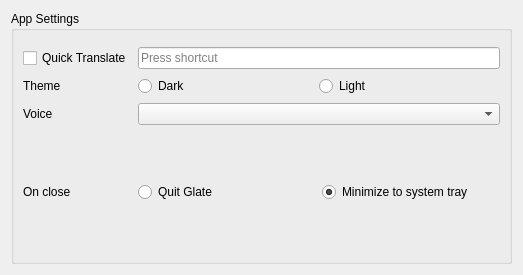
<?xml version="1.0" encoding="UTF-8"?>
<ui version="4.0">
 <class>Settings</class>
 <widget class="QWidget" name="Settings">
  <property name="geometry">
   <rect>
    <x>0</x>
    <y>0</y>
    <width>523</width>
    <height>275</height>
   </rect>
  </property>
  <property name="windowTitle">
   <string>Form</string>
  </property>
  <layout class="QVBoxLayout" name="verticalLayout">
   <item>
    <widget class="QGroupBox" name="groupBox">
     <property name="title">
      <string>App Settings</string>
     </property>
     <layout class="QVBoxLayout" name="verticalLayout_3">
      <item>
       <layout class="QGridLayout" name="gridLayout">
        <property name="topMargin">
         <number>7</number>
        </property>
        <property name="verticalSpacing">
         <number>7</number>
        </property>
        <item row="0" column="0">
         <widget class="QCheckBox" name="quickResultCheckBox">
          <property name="toolTip">
           <string>Open translator from anywhere on system</string>
          </property>
          <property name="text">
           <string>Quick Translate</string>
          </property>
         </widget>
        </item>
        <item row="1" column="0">
         <widget class="QLabel" name="label">
          <property name="text">
           <string>Theme</string>
          </property>
         </widget>
        </item>
        <item row="2" column="0">
         <widget class="QLabel" name="voiceLabel">
          <property name="text">
           <string>Voice</string>
          </property>
         </widget>
        </item>
        <item row="0" column="1">
         <widget class="QKeySequenceEdit" name="keySequenceEdit"/>
        </item>
        <item row="1" column="1">
         <layout class="QHBoxLayout" name="horizontalLayout">
          <item>
           <widget class="QRadioButton" name="dark">
            <property name="text">
             <string>Dark</string>
            </property>
           </widget>
          </item>
          <item>
           <widget class="QRadioButton" name="light">
            <property name="text">
             <string>Light</string>
            </property>
           </widget>
          </item>
         </layout>
        </item>
        <item row="2" column="1">
         <widget class="QComboBox" name="voiceGenderGlobal"/>
        </item>
        <item row="3" column="0">
         <widget class="QLabel" name="closeLabel">
          <property name="text">
           <string>On close</string>
          </property>
         </widget>
        </item>
        <item row="3" column="1">
         <widget class="QWidget" name="closeBehaviorWidget" native="true">
          <layout class="QHBoxLayout" name="closeBehaviorLayout">
           <property name="leftMargin">
            <number>0</number>
           </property>
           <property name="topMargin">
            <number>0</number>
           </property>
           <property name="rightMargin">
            <number>0</number>
           </property>
           <property name="bottomMargin">
            <number>0</number>
           </property>
           <item>
            <widget class="QRadioButton" name="closeQuitRadio">
             <property name="toolTip">
              <string>Closing the window quits Glate.</string>
             </property>
             <property name="text">
              <string>Quit Glate</string>
             </property>
            </widget>
           </item>
           <item>
            <widget class="QRadioButton" name="closeTrayRadio">
             <property name="toolTip">
              <string>Closing the window hides Glate to the system tray instead of quitting.</string>
             </property>
             <property name="text">
              <string>Minimize to system tray</string>
             </property>
             <property name="checked">
              <bool>true</bool>
             </property>
            </widget>
           </item>
          </layout>
         </widget>
        </item>
       </layout>
      </item>
     </layout>
    </widget>
   </item>
  </layout>
 </widget>
 <customwidgets>
  <customwidget>
   <class>controlButton</class>
   <extends>QPushButton</extends>
   <header>controlbutton.h</header>
  </customwidget>
 </customwidgets>
 <resources>
  <include location="icons.qrc"/>
 </resources>
 <connections/>
</ui>
